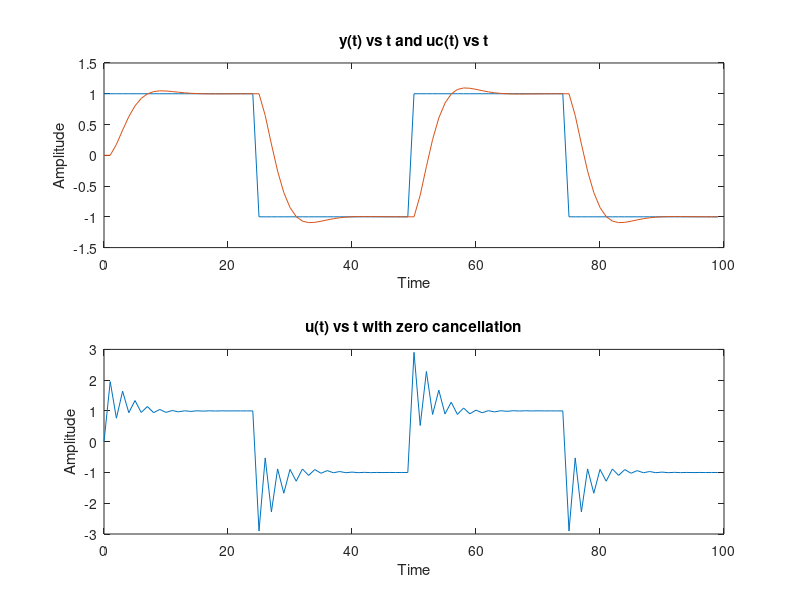
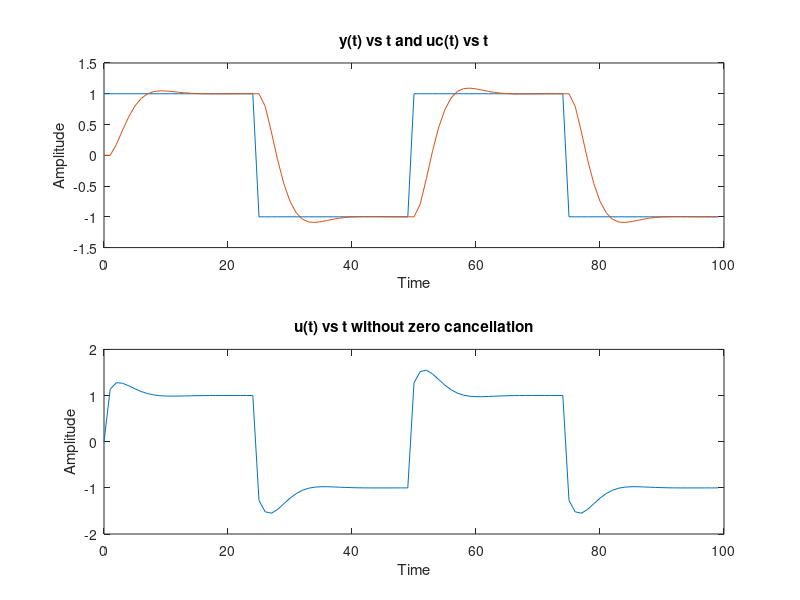
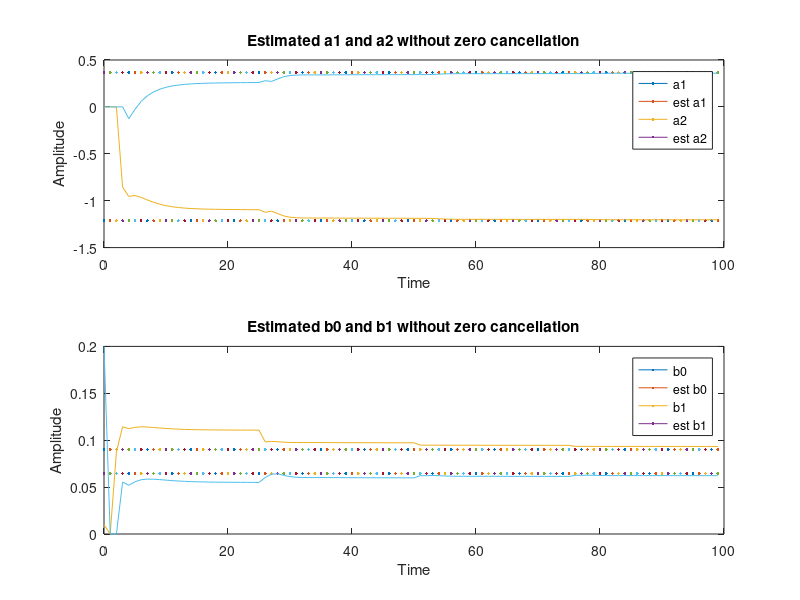
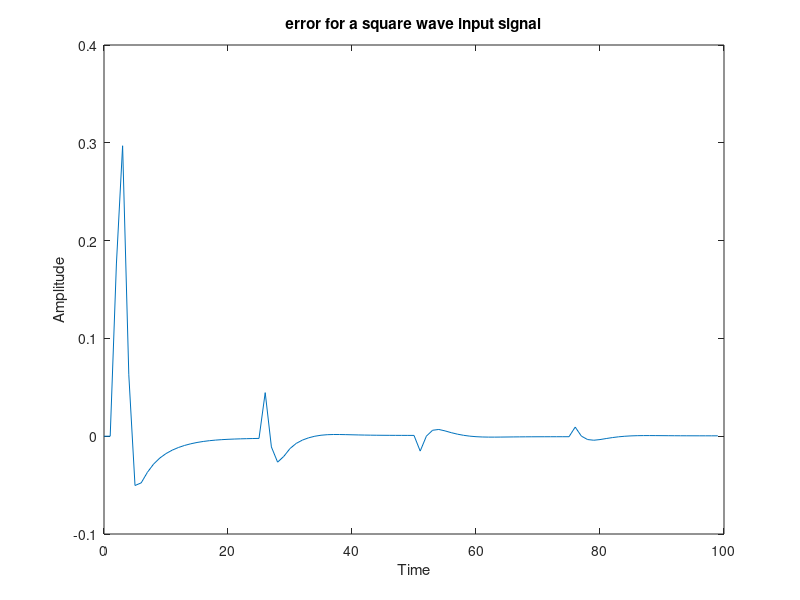

Here is the MATLAB script that generated these plots, in order:
%% Task 3 - Part V: Questions 3.5, 3.11 and 3.12
% Nelson Campos
%%

%% Question 3.11
% Apply the indirect self-tuning regulator in Example 3.5 to a process with
% the transfer function
%
% $$ G(s) = \frac{1}{(s+1)^2} $$
%
% Study and explain the behavior of the error when the reference signal is
% a square wave.
%
% *Solution:* the Fourier Transform of a Square Wave is given by 
%
% $$ F(j\omega) = \frac{AT}{\frac{\omega T}{2}} sin(\frac{\omega T}{2}) $$
% 
% where A and T are the amplitude and  the period of the square wave, respectively.
% This means that at the time t = k*T/2, wher k is an integer, the error of
% the estimated signal will show peaks with their amplitudes decreasing
% with the frequency.
%%
close all
clear all

w = warning ('off','all');

a1 = -1.213;
a2 = 0.3679;
b0 = 0.0902;
b1 = 0.06461;
%---------------
bm0 = 0.1761;
am1 = -1.3205;
am2 = 0.4966;

t_step = 1;
t = [0:t_step:100-t_step];
uc = zeros(1,size(t,2));
y = zeros(1, size(t,2));
T = 50; 

for i=1:size(t,2)/T
    for j=1:T
        index = (i-1)*T+j;
        if j <= T/2
            uc(index) = 1;
        else uc(index) = -1;
        end
    end
end

for i=3:size(t,2)
  y(i) = -am1*y(i-1)-am2*y(i-2)+bm0*uc(i-1);
end

% R(q) = B+ = q+b1/b0, S(q) = s0q+s1, T(q) = AoBm' = bm0q/b0
s0 = (am1-a1)/b0;
s1 = (am2-a2)/b0;
R = [1 b1/b0];
S = [s0 s1];
T = [bm0/b0 0];

u = zeros(1, size(t,2));

for i=2:size(t,2)
  u(i) = -R(2)*u(i-1)+T(1)*uc(i)-S(1)*y(i)-S(2)*y(i-1);
end

figure(1), subplot(2,1,1), plot(t,uc, t, y), xlabel('Time'), ylabel('Amplitude'), title('y(t) vs t and uc(t) vs t')
           subplot(2,1,2), plot(t,u),, xlabel('Time'), ylabel('Amplitude'), title('u(t) vs t with zero cancellation')

sys = tf('s');
G = 1/(sys+1)^2;
Gd = c2d(G, 0.5);

%%Example 3.5
%%

% Hm(q)= beta*B(q)/Am(q) = Bm(q)/Am(q), bm0 = beta*b0
% beta = (1+am1+am2)/(b0+b1)

a0 = 0; % deg(A(q)) = 1
beta = (1+am1+am2)/(b0+b1);
bm0 = beta*b0;
bm1 = beta*b1;

for i=3:size(t,2)
  y(i) = -am1*y(i-1)-am2*y(i-2)+bm0*uc(i-1)+bm1*uc(i-2);
end

r1 = b1/b0 + (b1^2-am1*b0*b1+am2*b0^2)*(-b1+a0*b0)/(b0*(b1^2-a1*b0*b1+a2*b0^2));
s0_2 = b1*(a0*am1-a2-am1*a1+a1^2+am2-a1*a0)/(b1^2-a1*b0*b1+a2*b0^2)+...
    b0*(am1*a2-a1*a2-a0*am2+a0*a2)/(b1^2-a1*b0*b1+a2*b0^2);

s1_2 = b1*(a1*a2-am1*a2+a0*am2-a0*a2)/(b1^2-a1*b0*b1+a2*b0^2)+...
     b0*(a2*am2-a2^2-a0*am2*a1+a0*a2*am1)/(b1^2-a1*b0*b1+a2*b0^2);

R2 = [1 r1];
S2 = [s0_2 s1_2];
T2 = [bm0/b0];

for i=2:size(t,2)
  u(i) = -R2(2)*u(i-1)+T2(1)*uc(i)-S2(1)*y(i)-S2(2)*y(i-1);
end

figure(3), subplot(2,1,1), plot(t,uc, t, y), xlabel('Time'), ylabel('Amplitude'), title('y(t) vs t and uc(t) vs t')
           subplot(2,1,2), plot(t,u),, xlabel('Time'), ylabel('Amplitude'), title('u(t) vs t without zero cancellation')

%%%
% Estimation goes here
N = 4;
theta = zeros(N, size(t,2));
phi = zeros(N, size(t,2));
error = zeros(1,size(t,2));
K = zeros(N,1);
P = zeros(N);

%The initial conditions
%theta = [a1 a2 b0 b1]
theta(1,1) = 0;
theta(2,1) = 0;
theta(3,1) = 0.01;
theta(4,1) = 0.2;
I = eye(N);
P(1,1) = 100;
P(2,2) = 100;
P(3,3) = 1;
P(4,4) = 1;

lambda =  1;

for i = 3 : size(t,2)
          
phi(:,i) = [-y(i-1) -y(i-2) u(i-1) u(i-2)]';
K = P * phi(:,i)* inv(lambda + phi(:,i)'* P * phi(:,i));
P = ((I - K * phi(:,i)')* P)/lambda;
est_y = phi(:,i)'*theta(:,i-1);
error(i) = y(i)-est_y;

theta(:,i) = theta(:,i-1) + K * error(i);

end

figure(4), subplot(2,1,1), plot(t,a1,t,theta(1,:),t,a2,t,theta(2,:)), xlabel('Time'), ylabel('Amplitude'), title('Estimated a1 and a2 without zero cancellation'), legend('a1', 'est a1', 'a2', 'est a2')
           subplot(2,1,2), plot(t,b0,t,theta(3,:),t,b1,t,theta(4,:)), xlabel('Time'), ylabel('Amplitude'), title('Estimated b0 and b1 without zero cancellation'), legend('b0', 'est b0', 'b1', 'est b1')

           
figure(5), plot(t, error), xlabel('Time'), ylabel('Amplitude'), title('error for a square wave input signal')

%% Question 3.5
% The code for simulating Examples 3.4 and 3.5 is listed below. Study the 
% code and try to understand the details. 
%% 

% 1.	 DISCRETE SYSTEM reg
% 2.	 "Indirect Self-Tuning Regulator based on the model
% 3.	 " H(q)=(b0*q+b1)/(q^2+a1*q+a2)
% 4.	 "using standard RLS estimation and pole placement design
% 5.     "Polynomial B is canceled if cancel>0.5
% 6.	 INPUT ysp y "set point and process output
% 7.	 OUTPUT u "control variable
% 8.	 STATE ysp1 y1 u1 v1 "controller states
% 9.	 STATE th1 th2 th3 th4 "parameter estimates
% 10.	 STATE f1 f2 f3 f4 "regression variables
% 11.	 STATE p11 p12 p13 p14 "covariance matrix
% 12.	 STATE p22 p23 p24
% 13.	 STATE p33 p34
% 14.	 STATE p44
% 15.	 NEW nysp1 ny1 nu1 nv1
% 16.	 NEW nth1 nth2 nth3 nth4
% 17.	 NEW nf1 nf2 nf3 nf4
% 18.	 NEW n11 n12 n13 n14 n22 n23 n24 n33 n34 n44
% 19.	 TIME t
% 20.	 TSAMP ts
% 21.	 INITIAL
% 22.	 "Compute sampled Am and Ao
% 23.	 a=exp(-z*w*h)
% 24.	 am1=-2*a*cos(w*h*sqrt(1-z*z))
% 25.
% 26.	 am2=a*a
% 27.	 aop=IF w*To>100 THEN 0 ELSE -exp(-h/To)
% 28.	 ao=IF cancel>0.5 THEN 0 ELSE -aop
% 29.	 SORT
% 30.	 "1.0 Parameter Estimation
% 31.	 "1.1 Computation of P*f and estimator gain k
% 32.	 pf1=p11*f1+p12*f2+p13*f3+p14*f4
% 33.	 pf2=p12*f1+p22*f2+p23*f3+p24*f4
% 34.	 pf3=p13*f1+p23*f2+p33*f3+p34*f4
% 35.	 pf4=p14*f1+p24*f2+p34*f3+p44*f4
% 36.	 denom=lambda+f1*pf1+f2*pf2+f3*pf3+f4*pf4
% 37.	 k1=pf1/denom
% 38.	 k2=pf2/denom
% 39.	 k3=pf3/denom
% 40.	 k4=pf4/denom
% 41.	 "1.2 Update estimates and covariances
% 42.	 eps=y-f1*th1-f2*th2-f3*th3-f4*th4
% 43.	 nth1=th1+k1*eps
% 44.	 nth2=th2+k2*eps
% 45.	 nth3=th3+k3*eps
% 46.	 nth4=th4+k4*eps
% 47.	 n11=(p11-pf1*k1)/lambda
% 48.	 n12=(p12-pf1*k2)/lambda
% 49.	 n13=(p13-pf1*k3)/lambda
% 50.	 n14=(p14-pf1*k4)/lambda
% 51.	 n22=(p22-pf2*k2)/lambda
% 52.	 n23=(p23-pf2*k3)/lambda
% 53.	 n24=(p24-pf2*k4)/lambda
% 54.	 n33=(p33-pf3*k3)/lambda
% 55.	 n34=(p34-pf3*k4)/lambda
% 56.	 n44=(p44-pf4*k4)/lambda
% 57.
% 58.	 "1.3 Update and filter regression vector
% 59.	 nf1=-y
% 60.	 nf2=f1
% 61.	 nf3=u
% 62.	 nf4=f3
% 63.	 "2.0 Control desig
% 64.	 b0=nth3
% 65.	 b1=nth4
% 66.	 "2.2 Solve the polynomial identity AR+BS=AoAm
% 67.	 n=b1*b1-a1*b0*b1+a2*b0*b0
% 68.	 r10=(ao*am2*b0^2+(a2-am2-ao*am1)*b0*b1+(ao+am1-a1)*b1^2)/n
% 69.	 w1=(a2*am1+a2*ao-a1*a2-am2*ao)*b0
% 70.	 s00=(w1+(-a1*am1-a1*ao-a2+a1^2+am2+am1*ao)*b1)/n
% 71.	 w2=(-a1*am2*ao+a2*am2+a2*am1*ao-a2^2)*b0
% 72.	 s10=(w2+(-a2*am1-a2*ao+a1*a2+am2*ao)*b1)/n
% 73.	 "2.3 Compute polynomial T=Ao*Am(1)/B(1)
% 74.	 bs=b0+b1
% 75.	 as=1+am1+am2
% 76.	 bm0=as/bs
% 77.	 "2.4 Choose control algorithm
% 78.	 r1=IF cancel>0.5 THEN b1/b0 ELSE r10
% 79.	 s0=IF cancel>0.5 THEN (am1-a1)/b0 ELSE s00
% 80.	 s1=IF cancel>0.5 THEN (am2-a2)/b0 ELSE s10
% 81.	 t0=IF cancel>0.5 THEN as/b0 ELSE bm0
% 82.	 t1=IF cancel>0.5 THEN 0 ELSE bm0*ao
% 83.	 "3.0 Control law with anti-windup
% 84.	 v=-ao*v1+t0*ysp+t1*ysp1-s0*y-s1*y1+(ao-r1)*u1
% 85.	 u=IF v<-ulim THEN -ulim ELSE IF v<ulim THEN v ELSE ulim
% 86.	 "3.1 Update controller state
% 87.	 ny1=y
% 88.	 nu1=u
% 89.	 nv1=v
% 90.	 nysp1=ysp
% 91.	 "4.0 Update sampling time
% 92.	 ts=t+h
% 93.	 "Parameters
% 94.	 lambda:1 "forgetting factor
% 95.	 To:200 "observer time constant
% 96.	 z:0.7 "desired closed loop damping
% 97.	 w:1 "desired closed loop natural frequency
% 98.	 h:1 "sampling period
% 99.	 ulim:1 "limit of control signal
% 100. cancel:1 "switch for cancellation
% 101. th1:-2 "initial estimates
% 102. 
% 103. th2:1
% 104. th3:0.01
% 105. th4:0.01
% 106. p11:100 "initial covariances
% 107. p22:100
% 108. p33:100
% 109. p44:100
% 110. END

%% Question 3.12
% The code for simulating Example 3.6 is listed below. Study the code and
% try to understand all the details. 
%%

% 1.	CONTINUOUS SYSTEM reg
% 2.	"Continuous time STR for the system b/[s(s+a)]
% 3.	"Desired response given by am2/(s^2+am1*s+am2)
% 4.	"Observer polynomial s+ao
% 5.	INPUT y ysp
% 6.	OUTPUT u
% 7.	STATE yf yf1 uf uf1 xu
% 8.	STATE th1 th2
% 9.	STATE p11 p12 p22
% 10.	DER dyf dyf1 duf duf1 dxu
% 11.	DER dth1 dth2
% 12.	DER dp11 dp12 dp22
% 13.	"Filter input and output
% 14.	dyf=yf1
% 15.	dyf1=-am1*yf1+am2*(y-yf)
% 16.	duf=uf1
% 17.	duf1=-am1*uf1+am2*(u-uf)
% 18.	"Update parameter estimate
% 19.	f1=-yf1
% 20.	f2=uf
% 21.	e=dyf1-f1*th1-f2*th2
% 22.	pf1=p11*f1+p12*f2
% 23.	pf2=p12*f1+p22*f2
% 24.	dth1=pf1*e
% 25.	dth2=pf2*e
% 26.	"Update covariance matrix
% 27.	dp11=alpha*p11-pf1*pf1
% 28.	dp12=alpha*p12-pf1*pf2
% 29.	dp22=alpha*p22-pf2*pf2
% 30.	det=p11*p22-p12*p12
% 31.	"Control design
% 32.	a=th1
% 33.	b=th2
% 34.	r1=am1+ao-a
% 35.	s0=(am2+am1*ao-a*r1)/b
% 36.	s1=am2*ao/b
% 37.	t0=am2/b
% 38.	"Control signal computation
% 39.	dxu=-ao*xu-(s1-ao*s0)*y+(ao-r1)*u
% 40.	v=t0*ysp-s0*y+xu
% 41.	u=if v<-ulim then -ulim else if v>ulim then ulim else v
% 42.	"Parameters
% 43.	am1:1.4
% 44.	am2:1
% 45.	alpha:0
% 46.	ao:2
% 47.	ulim:4
% 48.	END


%% Solution of the code of questions 3.5 and 3.12
% The descripition of the code is given as follows:
% Line 1 defines a DISCRETE TIME regulator. All the text after " is a comment.
% Inputs and outputs are defined with the reserved words INPUT and OUTPUT.
% All the variables between input and output are state variables with the
% reserved word STATE. From lines 7 to 14, all the variables are being
% defined. All the parameters that is being to be estimated are defined as
% with the type NEW. These parameters are defined from lines 15 to 20. The
% program execution takes place between INITIAL and END. Inside theses
% blocks, the variables are initialized and the estiamated parameters also.
% From lines 43 to 56, the covariance matrix is being updated recursively.
% Note the similarities withe these pseudo-code (?) with the implementaiton
% of the examples 3.4 and 3.5. Regarding the the question 3.12, the logic
% is the same of the example 3.6. Is important to note that the derivative
% filters are have the reserved word DER, but they are just  difference
% equations, once df(t)/dt ~= (f(t+h)-f(t))/h. 
%%